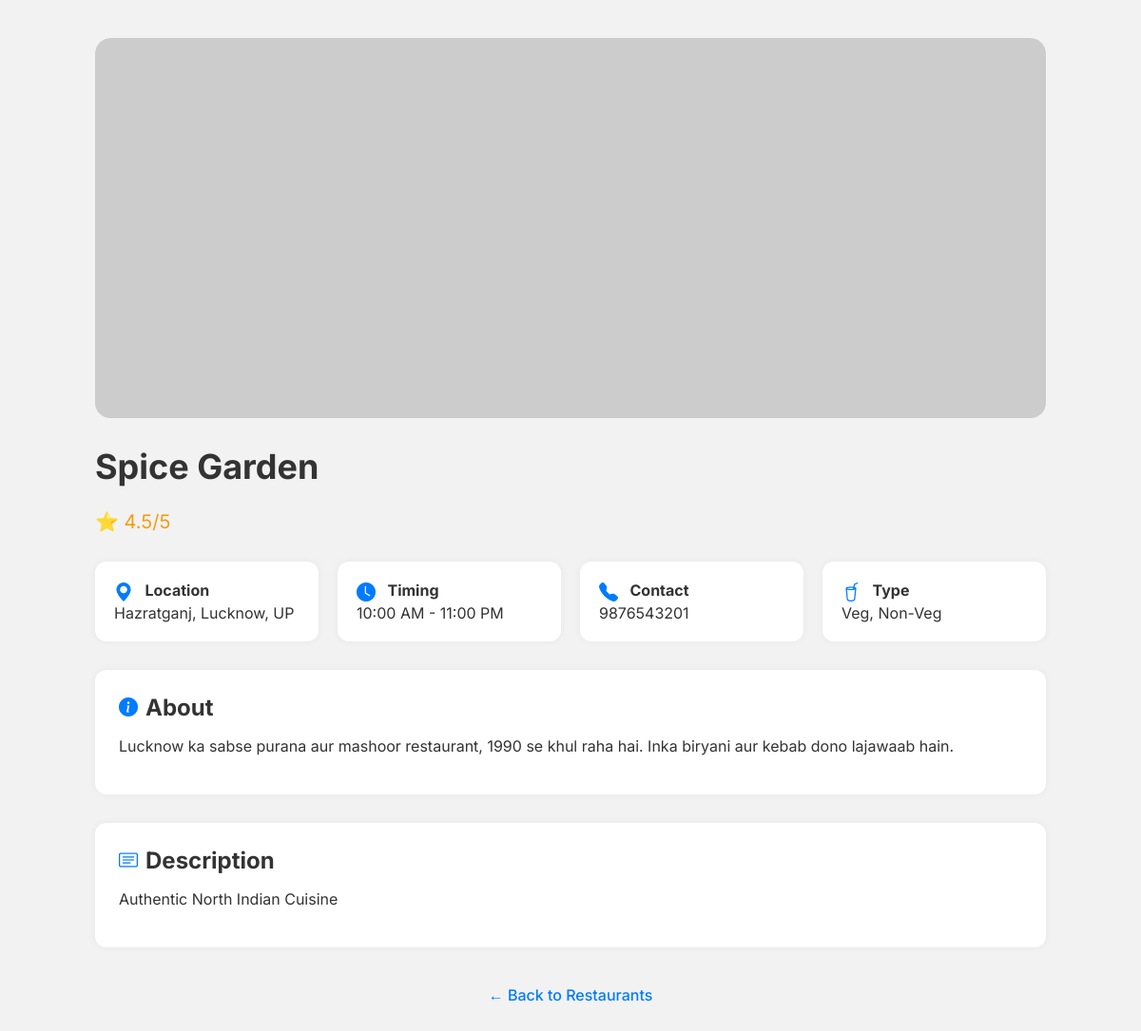
Page /restaurant_details.php?id=1 on the committed database.
### tables this page shows
CREATE TABLE IF NOT EXISTS `restaurants` (
    `id`          INT(11) NOT NULL AUTO_INCREMENT,
    `name`        VARCHAR(200) NOT NULL,
    `rating`      DECIMAL(2,1) DEFAULT 0.0,
    `image`       VARCHAR(300) DEFAULT NULL,
    `description` TEXT DEFAULT NULL,
    `about`       TEXT DEFAULT NULL,
    `location`    VARCHAR(300) DEFAULT NULL,
    `timing`      VARCHAR(100) DEFAULT NULL,
    `contact`     VARCHAR(20) DEFAULT NULL,
    `type`        VARCHAR(100) DEFAULT NULL,
    `created_at`  TIMESTAMP DEFAULT CURRENT_TIMESTAMP,
    PRIMARY KEY (`id`)
);

### restaurant_details.php (the view, shortened to what this page needs)
<?php
$conn = mysqli_connect("localhost", "root", "", "fooddb");
$id = intval($_GET['id']);
$sql = "SELECT * FROM restaurants WHERE id = $id";
$result = mysqli_query($conn, $sql);
$restaurant = mysqli_fetch_assoc($result);
?>
<!DOCTYPE html>
<html lang="en">
<head>
<link rel="stylesheet" href="https://cdn.jsdelivr.net/npm/bootstrap-icons@1.10.5/font/bootstrap-icons.css">
  <link href="https://unpkg.com/aos@2.3.4/dist/aos.css" rel="stylesheet">
</head>
<body>
<div class="container">
  <div class="image-box" data-aos="fade-up">
    <img src="<?php echo htmlspecialchars($restaurant['image']); ?>" alt="Restaurant Image">
  </div>
  <h1 data-aos="fade-up" data-aos-delay="100"><?php echo htmlspecialchars($restaurant['name']); ?></h1>
  <div class="rating" data-aos="fade-up" data-aos-delay="150">
    ⭐ <?php echo number_format($restaurant['rating'], 1); ?>/5
  </div>
  <div class="info-grid" data-aos="fade-up" data-aos-delay="200">
  <div class="info-box">
    <i class="bi bi-geo-alt-fill icon"></i>
    <strong>Location</strong><br>
    <?php echo htmlspecialchars($restaurant['location']); ?>
  </div>
  <div class="info-box">
    <i class="bi bi-clock-fill icon"></i>
    <strong>Timing</strong><br>
    <?php echo htmlspecialchars($restaurant['timing']); ?>
  </div>
  <div class="info-box">
    <i class="bi bi-telephone-fill icon"></i>
    <strong>Contact</strong><br>
    <?php echo htmlspecialchars($restaurant['contact']); ?>
  </div>
  <div class="info-box">
    <i class="bi bi-cup-straw icon"></i>
    <strong>Type</strong><br>
    <?php echo htmlspecialchars($restaurant['type']); ?>
  </div>
</div>
<div class="about" data-aos="fade-up" data-aos-delay="250">
  <div class="section-header">
    <i class="bi bi-info-circle-fill icon"></i>
    <h3>About</h3>
  </div>
  <p><?php echo nl2br(htmlspecialchars($restaurant['about'])); ?></p>
</div>
<div class="description" data-aos="fade-up" data-aos-delay="300">
  <div class="section-header">
    <i class="bi bi-card-text icon"></i>
    <h3>Description</h3>
  </div>
  <p><?php echo nl2br(htmlspecialchars($restaurant['description'])); ?></p>
</div>
  <div class="back-link" data-aos="fade-up" data-aos-delay="350">
    <a href="index.php">← Back to Restaurants</a>
  </div>
</div>
</body>
</html>

### restaurant_details.php (style rules this page uses)
body { font-family: 'Inter', sans-serif; margin: 0; padding: 0; background: #f2f2f2; color: #333; }
.container { max-width: 1000px; margin: auto; padding: 40px 20px; }
.image-box { overflow: hidden; border-radius: 16px; }
.image-box img { width: 100%; height: 400px; object-fit: cover; border-radius: 16px; transition: transform 0.4s ease; }
h1 { font-size: 36px; margin-top: 25px; }
.rating { font-size: 20px; color: #f39c12; margin-bottom: 15px; }
.info-grid { display: grid; grid-template-columns: repeat(auto-fit, minmax(220px, 1fr)); gap: 20px; margin: 30px 0; }
.info-box { background: #fff; border-radius: 12px; padding: 20px; box-shadow: 0 0 8px rgba(0,0,0,0.05); }
.about, .description { background: #fff; border-radius: 12px; padding: 25px; margin-top: 30px; box-shadow: 0 0 8px rgba(0,0,0,0.05); }
.about h3, .description h3 { margin-bottom: 12px; font-size: 24px; }
.back-link { margin-top: 40px; text-align: center; }
.back-link a { text-decoration: none; color: #007bff; font-weight: 500; }
.icon { font-size: 20px; color: #007bff; margin-right: 8px; vertical-align: middle; }
.section-header { display: flex; align-items: center; margin-bottom: 12px; }
.section-header h3 { margin: 0; font-size: 24px; }

### rows in the picture
restaurants: name "Spice Garden", rating "4.5", location "Hazratganj, Lucknow, UP", timing "10:00 AM - 11:00 PM", contact "9876543201", type "Veg, Non-Veg", about "Lucknow ka sabse purana aur mashoor restaurant, 1990 se khul raha hai. Inka biryani aur kebab dono lajawaab hain.", description "Authentic North Indian Cuisine"
